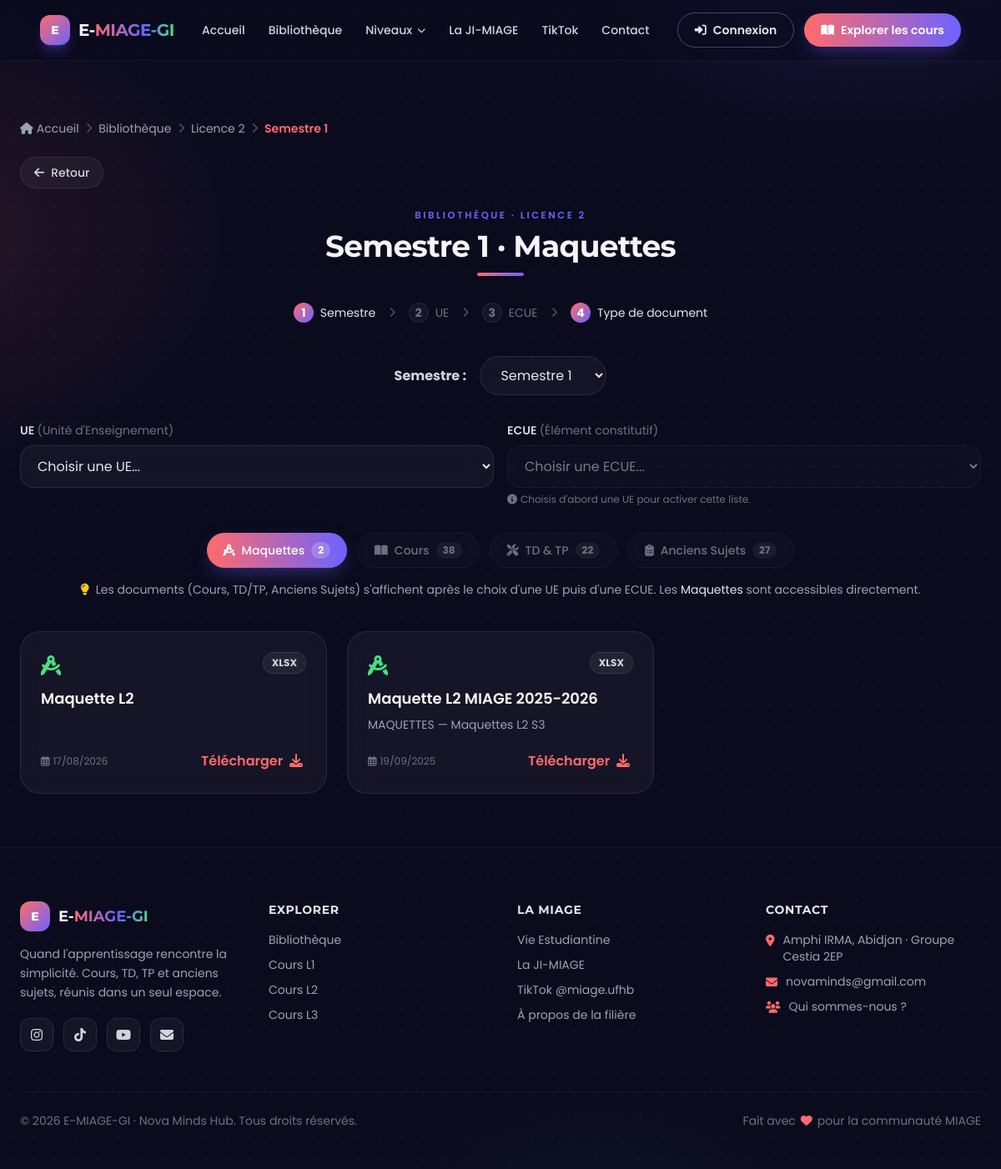
The page /bibliotheque/l2/?semestre=s1&category=maquettes on the database as committed earlier.
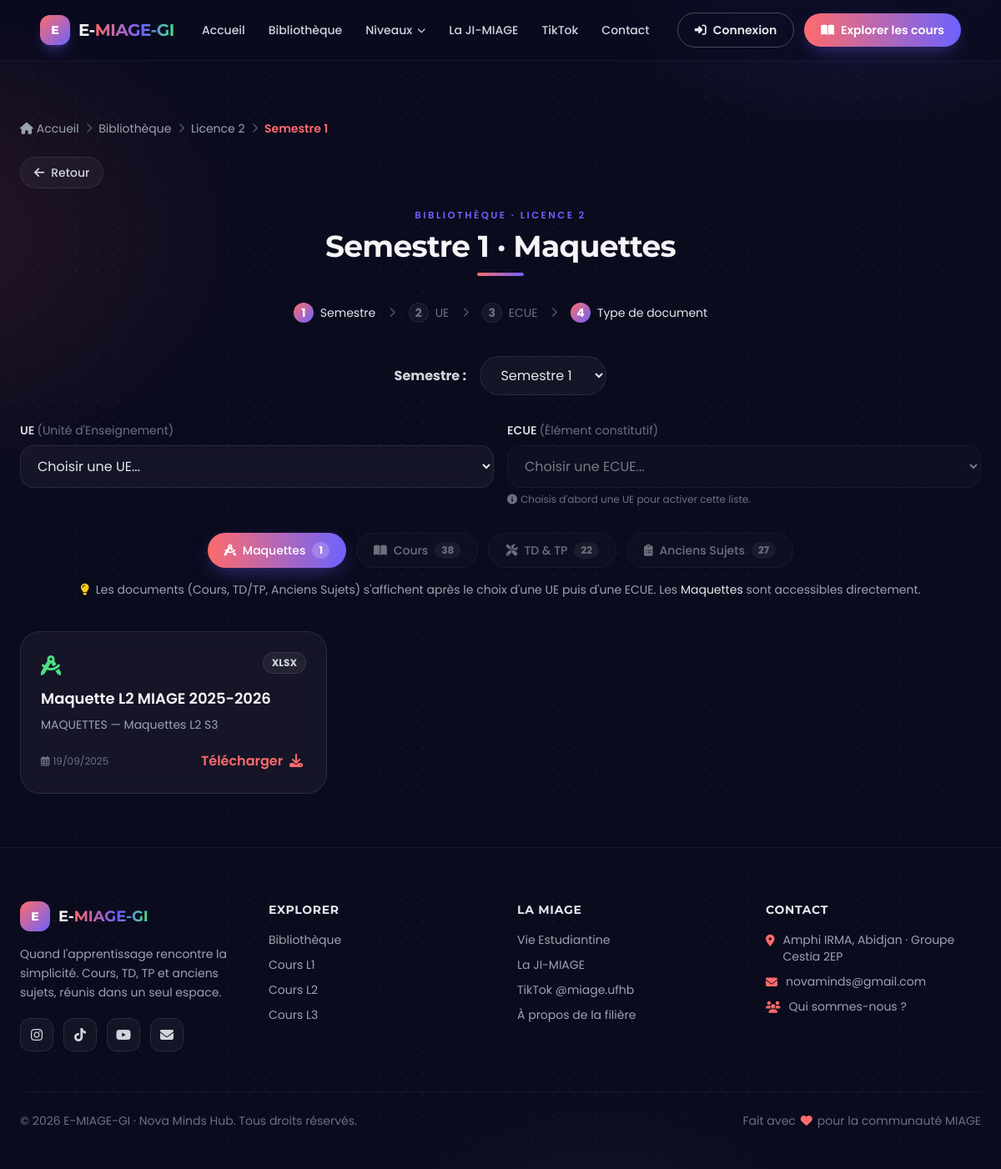
The same page on the database as committed later.
### core/models.py (models this page shows, shortened)
class Document(models.Model):
    CATEGORY_CHOICES = [
        ('COURS', 'Cours'),
        ('TD_TP', 'TD/TP'),
        ('EXAMS', 'Anciens Sujets'),
        ('MAQUETTES', 'Maquettes'),
    ]
    LEVEL_CHOICES = [
        ('L1', 'Licence 1'),
        ('L2', 'Licence 2'),
        ('L3', 'Licence 3'),
        ('M1', 'Master 1'),
        ('M2', 'Master 2'),
    ]
    SEMESTER_CHOICES = [
        ('S1', 'Semestre 1'),
        ('S2', 'Semestre 2'),
        ('S3', 'Semestre 3'),
        ('S4', 'Semestre 4'),
        ('S5', 'Semestre 5'),
        ('S6', 'Semestre 6'),
        ('S7', 'Semestre 7'),
        ('S8', 'Semestre 8'),
        ('S9', 'Semestre 9'),
        ('S10', 'Semestre 10'),
    ]
    title = models.CharField(max_length=200, verbose_name='Titre')
    description = models.TextField(blank=True, verbose_name='Description')
    category = models.CharField(max_length=20, choices=CATEGORY_CHOICES, verbose_name='Catégorie')
    level = models.CharField(max_length=2, choices=LEVEL_CHOICES, verbose_name='Niveau')
    semester = models.CharField(max_length=3, choices=SEMESTER_CHOICES, verbose_name='Semestre')
    ecue = models.ForeignKey('ECUE', null=True, blank=True, on_delete=models.SET_NULL, related_name='documents', verbose_name='ECUE')
    file = models.FileField(upload_to='documents/', max_length=255, verbose_name='Fichier')
    upload_date = models.DateTimeField(auto_now_add=True, verbose_name='Date d\'ajout')
    last_modified = models.DateTimeField(auto_now=True, verbose_name='Dernière modification')
    class Meta:
        ordering = ['-upload_date']
        verbose_name = 'Document'
        verbose_name_plural = 'Documents'
    @property
    def extension(self):
        name = self.file.name or ''
        return name.rsplit('.', 1)[-1].upper() if '.' in name else ''

class ECUE(models.Model):
    code = models.CharField(max_length=50, verbose_name='Code ECUE', blank=True)
    name = models.CharField(max_length=200, verbose_name='Nom ECUE')
    slug = models.SlugField(max_length=220, unique=True, verbose_name='Slug ECUE')
    ue = models.ForeignKey(UE, related_name='ecues', on_delete=models.CASCADE, verbose_name='UE')
    class Meta:
        unique_together = ('ue', 'code', 'name')
        ordering = ['ue__code', 'name']
        verbose_name = 'ECUE'
        verbose_name_plural = 'ECUEs'

class UE(models.Model):
    code = models.CharField(max_length=200, verbose_name='Code UE')
    name = models.CharField(max_length=200, verbose_name='Nom UE')
    slug = models.SlugField(max_length=220, unique=True, verbose_name='Slug UE')
    level = models.CharField(max_length=2, choices=Document.LEVEL_CHOICES, verbose_name='Niveau')
    semester = models.CharField(max_length=3, choices=Document.SEMESTER_CHOICES, verbose_name='Semestre')
    class Meta:
        unique_together = ('level', 'semester', 'code')
        ordering = ['level', 'semester', 'code']
        verbose_name = 'UE'
        verbose_name_plural = 'UEs'

### core/views.py (the view, shortened to what this page needs)
# urls.py: path('bibliotheque/l2/', views.niveau_l2, name='niveau_l2'),
def niveau_l2(request):
    semestre = request.GET.get('semestre', 's1')
    category = request.GET.get('category')
    query = request.GET.get('q')
    ue_slug = request.GET.get('ue')
    ecue_slug = request.GET.get('ecue')
    context = {
        'semestre': semestre,
        'category': category
    }
    real_semestre = get_semester_mapping('L2', semestre)
    documents = Document.objects.filter(level='L2', semester=real_semestre)
    ues = UE.objects.filter(level='L2', semester=real_semestre).order_by('code', 'name')
    context['ues'] = ues
    selected_ue = None
    selected_ecue = None
    ecues = None
    context.update(_niveau_extra_context('Licence 2', 'L2', documents))
    if category == 'maquettes':
        documents = Document.objects.filter(level='L2', category='MAQUETTES')
        context['documents'] = documents
    return render(request, 'core/niveau/l2.html', context)

### core/views.py (called while the page is built)
def _niveau_extra_context(niveau_label, level, documents):
    counts = Counter(documents.values_list('category', flat=True))
    counts['MAQUETTES'] = Document.objects.filter(level=level, category='MAQUETTES').count()
    return {
        'niveau_label': niveau_label,
        'niveau_url': reverse(f'core:niveau_{level.lower()}'),
        'category_counts': {c.lower(): n for c, n in counts.items()},
        'selection_count': documents.count(),
    }

def get_semester_mapping(niveau, affiche_semestre):
    mapping = {
        'L1': {'s1': 'S1', 's2': 'S2'},
        'L2': {'s1': 'S3', 's2': 'S4'},
        'L3': {'s1': 'S5', 's2': 'S6'},
        'M1': {'s1': 'S7', 's2': 'S8'},
        'M2': {'s1': 'S9', 's2': 'S10'},
    }
    return mapping[niveau][affiche_semestre]

### core/templates/core/niveau/l2.html (shortened to what this page needs)
{% extends 'core/base.html' %}
{% load static %}
{% block content %}
{% include 'core/includes/niveau_content.html' with niveau_label='Licence 2' %}
{% endblock %}

### core/templates/core/includes/niveau_content.html (shortened to what the changed rows need)
{% load static %}
<section class="pt-28 md:pt-36 pb-16 px-4 md:px-6">
    <div class="max-w-6xl mx-auto">
        <div class="text-center mb-8">
            <h2 class="section-title text-3xl md:text-4xl mt-2">
                {% if semestre == 's1' %}Semestre 1
                {% elif semestre == 's2' %}Semestre 2
                {% else %}Sélectionne un semestre
                {% endif %}
                {% if category %} · {{ category|title }}{% endif %}
            </h2>
        </div>
        <div class="mb-4 flex flex-wrap justify-center gap-3">
            <a href="?semestre={{ semestre }}{% if selected_ue %}&ue={{ selected_ue.slug }}{% endif %}{% if selected_ecue %}&ecue={{ selected_ecue.slug }}{% endif %}&category=maquettes"
               class="w-full sm:w-auto justify-center px-5 py-2.5 rounded-full flex items-center gap-2 text-sm font-medium {% if category == 'maquettes' %}btn-primary{% else %}glass-card text-gray-300{% endif %} transition"
               title="Voir toutes les maquettes du niveau">
                <i class="fas fa-drafting-compass"></i> Maquettes
                <span class="text-xs font-bold px-2 py-0.5 rounded-full {% if category == 'maquettes' %}bg-white/20{% else %}bg-white/10{% endif %}">{{ category_counts.maquettes|default:0 }}</span>
            </a>
        </div>
        <div class="grid grid-cols-1 md:grid-cols-2 lg:grid-cols-3 gap-5 md:gap-6">
            {% if documents %}
                {% for doc in documents %}
                    <div class="glass-card p-6 rounded-3xl flex flex-col">
                        <div class="flex items-start justify-between gap-3 mb-3">
                            <div class="flex-shrink-0">
                                {% if doc.category == 'COURS' %}
                                    <i class="fas fa-book-open text-2xl text-primary"></i>
                                {% elif doc.category == 'TD_TP' %}
                                    <i class="fas fa-tools text-2xl text-secondary"></i>
                                {% elif doc.category == 'MAQUETTES' %}
                                    <i class="fas fa-drafting-compass text-2xl text-accent"></i>
                                {% elif doc.category == 'EXAMS' %}
                                    <i class="fas fa-clipboard-list text-2xl text-yellow-400"></i>
                                {% else %}
                                    <i class="fas fa-file-alt text-2xl text-gray-400"></i>
                                {% endif %}
                            </div>
                            {% if doc.extension %}
                                <span class="text-xs font-bold px-2.5 py-1 rounded-full glass-card text-gray-300 uppercase">{{ doc.extension }}</span>
                            {% endif %}
                        </div>
                        <h3 class="text-lg font-semibold mb-2 leading-snug">{{ doc.title }}</h3>
                        {% if doc.ecue %}
                            <p class="text-sm text-gray-400 mb-2">{{ doc.ecue.ue.name }} — {{ doc.ecue.name }}</p>
                        {% endif %}
                        <div class="mt-auto pt-3 flex items-center justify-between">
                            <span class="text-xs text-gray-500"><i class="far fa-calendar-alt mr-1"></i>{{ doc.upload_date|date:"d/m/Y" }}</span>
                            <a href="{{ doc.file.url }}" class="text-primary hover:text-secondary transition font-semibold px-2 py-1.5 -m-1" target="_blank" rel="noopener">
                                Télécharger <i class="fas fa-download ml-1"></i>
                            </a>
                        </div>
                    </div>
                {% endfor %}
            {% elif category %}
                <div class="col-span-full text-center text-gray-400 py-12">
                    <i class="fas fa-folder-open text-4xl mb-4 opacity-60"></i>
                    <p>Aucun document dans « {{ category|title }} » pour le moment.</p>
                    <p class="text-sm text-gray-500 mt-2">Revenez plus tard, ou essayez une autre catégorie.</p>
                </div>
            {% else %}
                <div class="col-span-full text-center text-gray-400 py-12">
                    <i class="fas fa-hand-point-up text-4xl mb-4 opacity-60"></i>
                    <p>Sélectionnez une catégorie ci-dessus pour afficher les documents.</p>
                </div>
            {% endif %}
        </div>
    </div>
</section>

Rows that differ between the two databases and show on the page:
removed Document: category "MAQUETTES" (drawn), extension "XLSX", title "Maquette L2", upload_date "17/08/2026"
Other text that changed with them:
{{ category_counts.maquettes|default:0 }}: "2" → "1"
